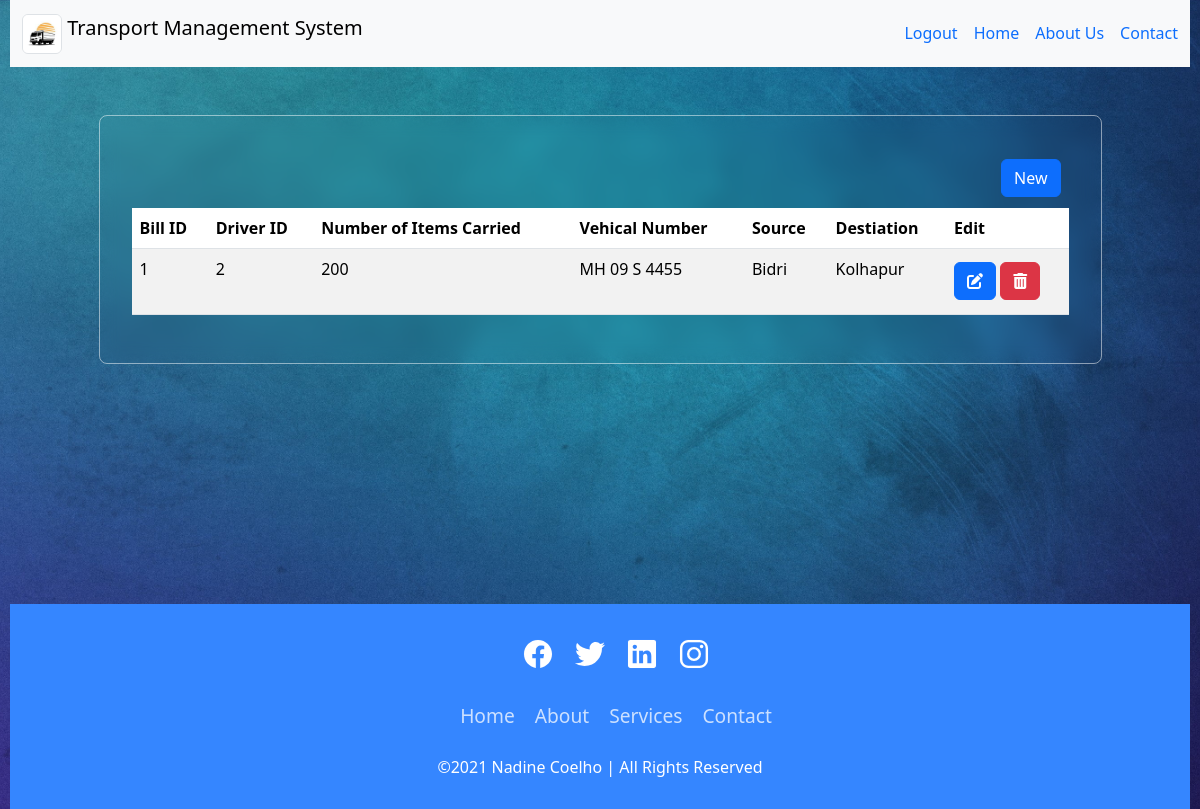
Screenshot of /bill_management.php (signed in) with the database file from the repository.
### tables this page shows
CREATE TABLE `bills` (
  `id` int(11) NOT NULL,
  `driver_id` int(11) NOT NULL,
  `num_of_items` int(10) NOT NULL,
  `vehical_number` varchar(30) NOT NULL,
  `source` varchar(30) NOT NULL,
  `destination` varchar(30) NOT NULL
);

### bill_management.php (the view, shortened to what this page needs)
<!DOCTYPE html>
<html lang="en">
<head>
    <link href="https://cdn.jsdelivr.net/npm/bootstrap@5.3.2/dist/css/bootstrap.min.css" rel="stylesheet">
    <link rel="stylesheet" href="https://cdnjs.cloudflare.com/ajax/libs/font-awesome/6.5.1/css/all.min.css">
    <link rel="stylesheet" href="bill_mng.css">
</head>
<body>
    <?php include 'navbar.php'; ?>
    <section class="bills">
        <div class="d-flex flex-row-reverse">
            <div class="p-2">
                <button class="btn btn-primary new" data-toggle="modal" data-target="#newItemModal">New</button>
            </div>
        </div>
        <div class="table-responsive">
            <table class="table table-striped">
                <thead>
                    <tr>
                        <th>Bill ID</th>
                        <th>Driver ID</th>
                        <th>Number of Items Carried</th>
                        <th>Vehical Number</th>
                        <th>Source</th>
                        <th>Destiation</th>
                        <th>Edit</th>
                    </tr>
                </thead>
                <tbody>
                    <?php
                    include 'db_connection.php';
                    $sql = "SELECT * FROM bills";
                    $result = $conn->query($sql);
                        if ($result->num_rows > 0) {
                            while ($row = $result->fetch_assoc()) {
                                echo "<tr>";
                                echo "<td>{$row['id']}</td>";
                                echo "<td>{$row['driver_id']}</td>";
                                echo "<td>{$row['num_of_items']}</td>";
                                echo "<td>{$row['vehical_number']}</td>";
                                echo "<td>{$row['source']}</td>";
                                echo "<td>{$row['destination']}</td>";
                                echo "<td><a class='btn btn-primary' data-toggle='modal' onclick='getBill(" . $row['id'] . ")' data-target='#editItemModal'><i class='fas fa-edit'></i></a>
                                    <a class='btn btn-danger' data-toggle='modal' onclick='deleteBill(" . $row['id'] . ")' data-target='#deleteItemModal'><i class='fa-solid fa-trash-can'></i></a></td>";
                                echo "</tr>";
                            }
                        } else {
                            echo "<tr><td colspan='8' style='text-align: center;'>No data found</td></tr>";
                        }
                    ?>
                </tbody>
            </table>
        </div>
    </section>
    <?php include_once('footer.php'); ?>
</body>
</html>

### bill_mng.css (style rules this page uses)
body { width: 100%; padding: 0 10px; background: url("./images/bg1.jpg"), #000; background-position: center; background-size: cover; }
.bills { width: 85%; margin: 3em auto; padding: 2em; border-radius: 8px; border: 1px solid rgba(255, 255, 255, 0.5); backdrop-filter: blur(9px); -webkit-backdrop-filter: blur(9px); }

### index.css (style rules this page uses)
.btn { margin: 5% auto; }

### rows the page displays
bills: id "1", driver "2", num_of_items "200", vehical_number "MH 09 S 4455", source "Bidri", destination "Kolhapur"
